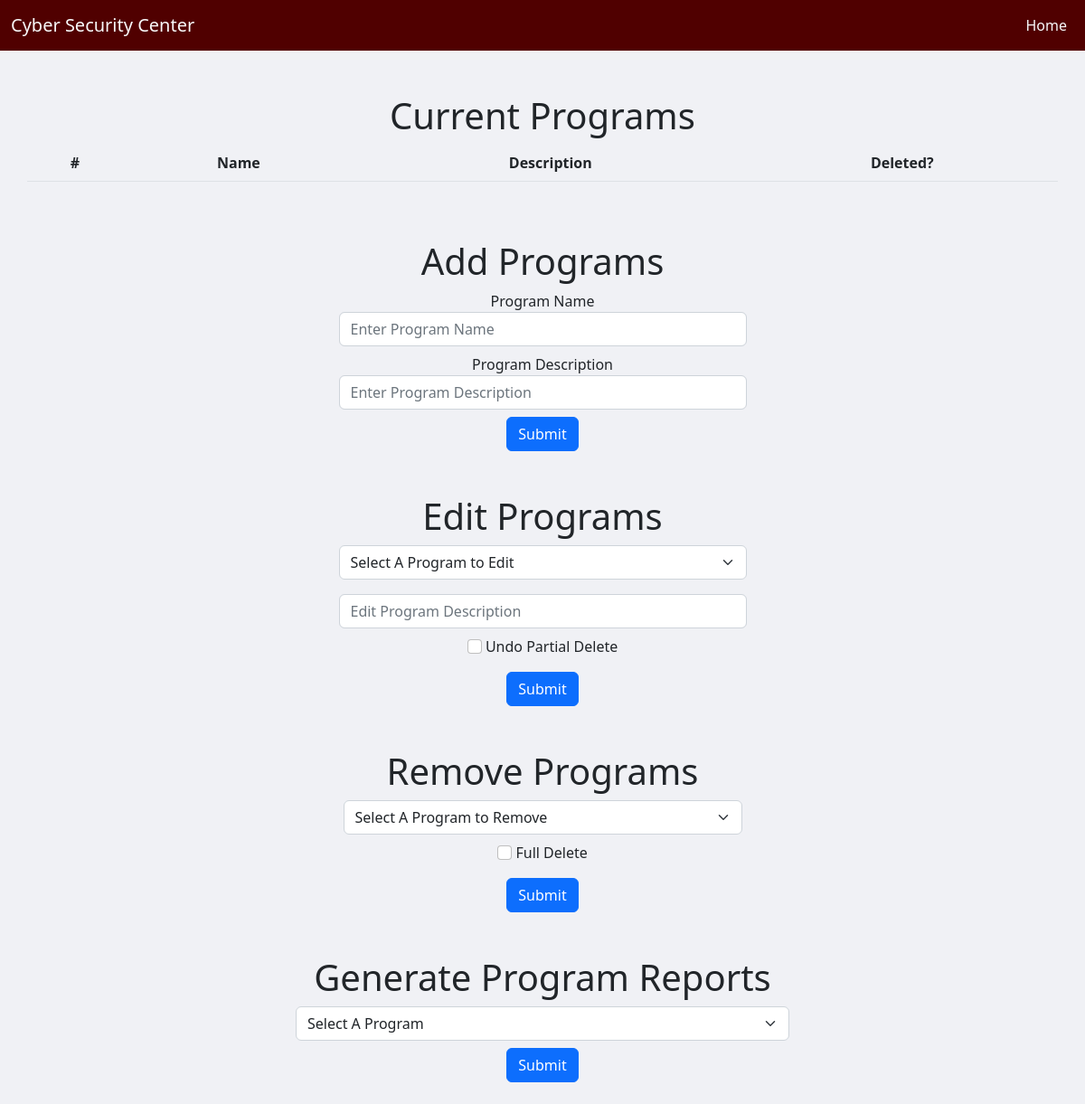
/programs-admin.php, run on an earlier commit of the app's database.
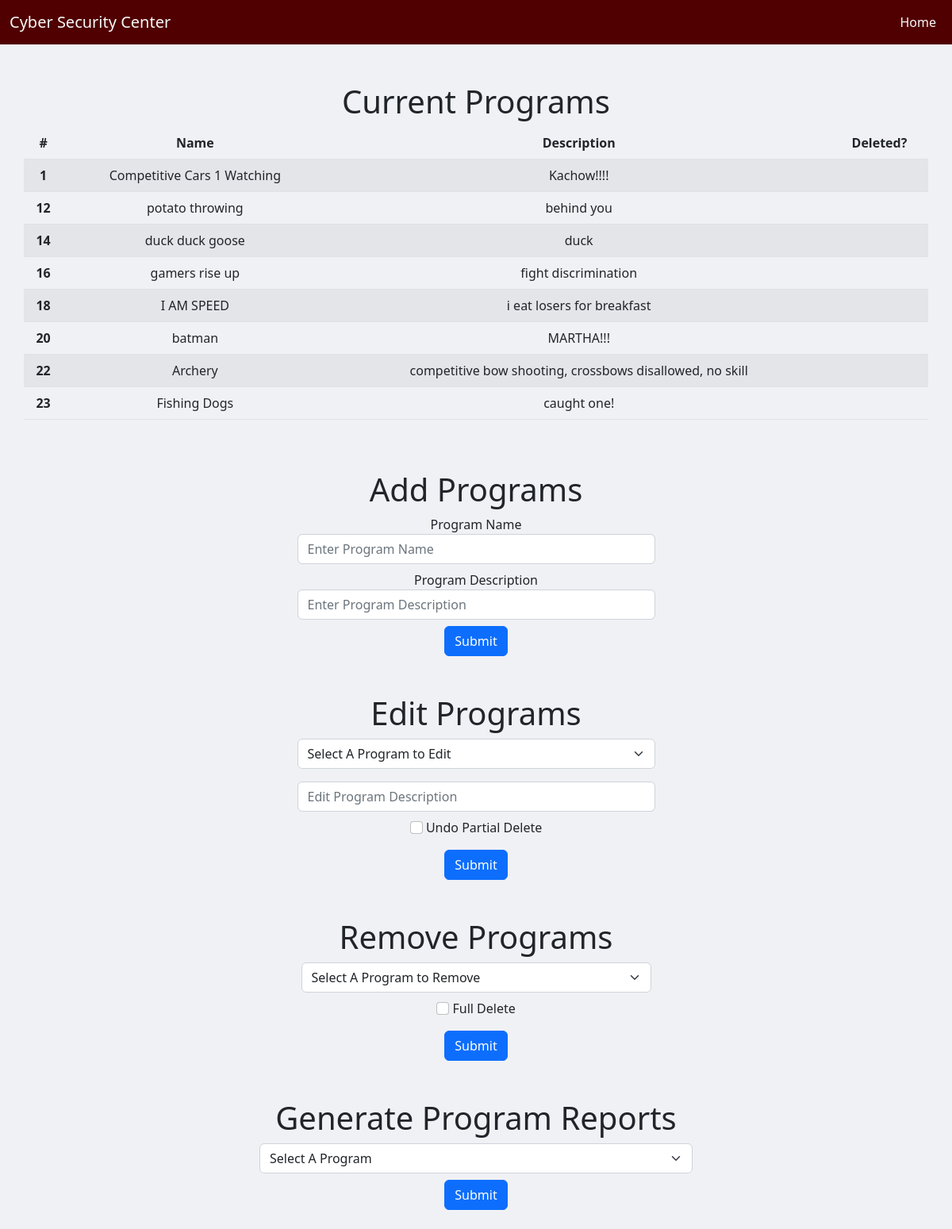
And on a later commit of the database.
### tables this page shows
CREATE TABLE `programs` (
  `Program_Num` int NOT NULL AUTO_INCREMENT,
  `Name` varchar(45) DEFAULT NULL,
  `Description` varchar(5000) DEFAULT NULL,
  `isDeleted` binary(1) DEFAULT NULL,
  PRIMARY KEY (`Program_Num`)
);

### programs-admin.php (the view, shortened to what this page needs)
<!DOCTYPE html>
<html lang="en">
<head>
    <link href="https://cdn.jsdelivr.net/npm/bootstrap@5.2.3/dist/css/bootstrap.min.css" rel="stylesheet"
>
</head>
<body style="background-color: rgb(240, 241, 245);">
    <?php
    include 'navbar.php';
    ?>
    <div class="container mt-5">
        <div id="student-functionalities" class="mt-4 row justify-content-center text-center">
            <h1 class="h1">Current Programs</h1>
            <?php
            $studentQuery = "SELECT * FROM programs";
            $studentResult = mysqli_query($mysql, $studentQuery);
            echo "<table class='table table-striped'>
                    <thead>
                        <tr>
                            <th scope='col'>#</th>
                            <th scope='col'>Name</th>
                            <th scope='col'>Description</th>
                            <th scope='col'>Deleted?</th>
                        </tr>
                    </thead>
                    <tbody>";
            while ($studentRow = mysqli_fetch_assoc($studentResult)) {
                echo "
                <tr>
                    <th scope='row'>{$studentRow['Program_Num']}</th>
                    <td>{$studentRow['Name']}</td>
                    <td>{$studentRow['Description']}</td>
                    <td>{$studentRow['isDeleted']}</td>
                </tr>";
            }
            echo "</tbody>
                        </table>";
            ?>
        </div>
        <div class="row mt-5 justify-content-center text-center">
            <h1 class="h1"> Add Programs </h1>
            <div class="col-5">
                <form action="<?php echo htmlspecialchars($_SERVER["PHP_SELF"]); ?>" method="post">
                    <div class="form-group">
                        <label for="programNameInput">Program Name</label>
                        <input name="programName" type="text" class="form-control" id="programNameInput"
                            placeholder="Enter Program Name">
                    </div>
                    <div class="form-group mt-2">
                        <label for="programDescriptionInput">Program Description</label>
                        <input name="programDescription" type="text" class="form-control" id="programDescriptionInput"
                            placeholder="Enter Program Description">
                    </div>
                    <button type="submit" class="btn btn-primary mt-2">Submit</button>
                </form>
            </div>
        </div>
        <div class="row mt-5 justify-content-center text-center">
            <h1 class="h1"> Edit Programs </h1>
            <div class="col-5">
                <form action="<?php echo htmlspecialchars($_SERVER["PHP_SELF"]); ?>" method="post">
                    <select name="editName" class="form-select" aria-label="Default select example">
                        <option selected>Select A Program to Edit</option>
                    </select>
                    <div class="form-group mt-3">
                        <input name="editDescription" type="text" class="form-control" id="programDescriptionInput"
                            placeholder="Edit Program Description">
                    </div>
                    <div class="my-2 justify-content-center align-items-center text-center">
                        <input name="editUndo" type="checkbox" class="form-check-input" id="editUndo">
                        <label class="form-check-label" for="editUndo">Undo Partial Delete</label>
                    </div>
                    <button type="submit" class="btn btn-primary mt-2">Submit</button>
                </form>
            </div>
            <div class="row mt-5 justify-content-center text-center">
                <h1 class="h1"> Remove Programs </h1>
                <div class="col-5">
                    <form action="<?php echo htmlspecialchars($_SERVER["PHP_SELF"]); ?>" method="post">
                        <select name="removeName" class="form-select" aria-label="Default select example">
                            <option selected>Select A Program to Remove</option>
                        </select>
                        <div class="my-2 justify-content-center align-items-center text-center">
                            <input name="removeCheck" type="checkbox" class="form-check-input" id="removeCheck">
                            <label class="form-check-label" for="removeCheck">Full Delete</label>
                        </div>
                        <button type="submit" class="btn btn-primary mt-2">Submit</button>
                    </form>
                </div>
            </div>
            <div class="row mt-5 mb-4 justify-content-center text-center">
                <h1 class="h1"> Generate Program Reports </h1>
                <div class="col">
                    <div class="w-50 justify-content-center text-center m-auto">
                        <form action="<?php echo htmlspecialchars($_SERVER["PHP_SELF"]); ?>" method="post">
                            <select name="reportName" class="form-select" aria-label="Default select example">
                                <option selected>Select A Program</option>
                            </select>
                            <button type="submit" class="btn btn-primary mt-2">Submit</button>
                        </form>
                    </div>
                </div>
            </div>
        </div>
</body>
</html>

### navbar.php (shortened to what this page needs)
<html>
    <nav class="navbar navbar-light navbar-expand-lg" style="background-color: rgb(80,0,0);">
    <div class="container-fluid">
        <a class="navbar-brand text-light"  href="#">Cyber Security Center</a>
        <div class="collapse navbar-collapse" id="navbarSupportedContent">
        <ul class="navbar-nav ms-auto mb-2 mb-lg-0">
            <li class="nav-item">
                <a class="nav-link active text-light" aria-current="page" href="./index.php">Home</a>
            </li>
        </ul>
        </div>
    </div>
    </nav>
</html>

What changed in the data, as far as the page shows it:
added programs: Program_Num "1", Name "Competitive Cars 1 Watching", Description "Kachow!!!!"
added programs: Program_Num "12", Name "potato throwing", Description "behind you"
added programs: Program_Num "14", Name "duck duck goose", Description "duck"
added programs: Program_Num "16", Name "gamers rise up", Description "fight discrimination"
added programs: Program_Num "18", Name "I AM SPEED", Description "i eat losers for breakfast"
added programs: Program_Num "20", Name "batman", Description "MARTHA!!!"
added programs: Program_Num "22", Name "Archery", Description "competitive bow shooting, crossbows disallowed, no skill"
added programs: Program_Num "23", Name "Fishing Dogs", Description "caught one!"
